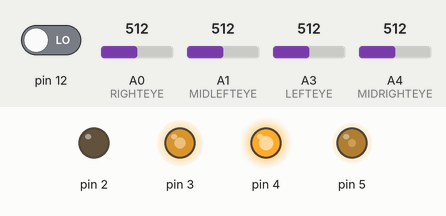
This sketch was run on a simulated Arduino Uno, built with avr-gcc and run on an emulated ATmega328P. Parts: output pins drawn as LEDs (lit = HIGH). The inputs (shaded band) are chosen by the test bench; at power-on: A1 (MIDLEFTEYE) = 512, A0 (RIGHTEYE) = 512, pin 12 LOW, A3 (LEFTEYE) = 512, A4 (MIDRIGHTEYE) = 512. What the sketch prints to the serial monitor is not drawn.

Above: at 1.2 s.
1.3 s: A1 (MIDLEFTEYE) set to 217
2.8 s: A1 (MIDLEFTEYE) set to 186
At 3.2 s:
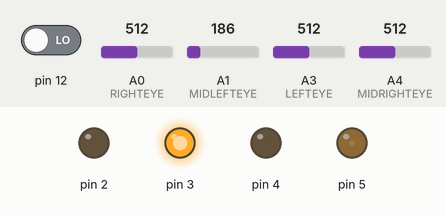
4.3 s: A0 (RIGHTEYE) set to 264
5.8 s: A0 (RIGHTEYE) set to 248
7.3 s: A0 (RIGHTEYE) set to 190
At 7.8 s:
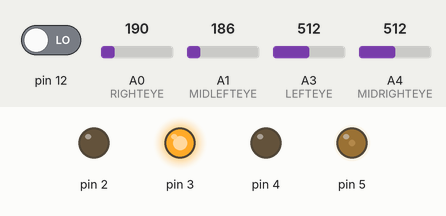
8.8 s: A0 (RIGHTEYE) set to 306
At 10.2 s:
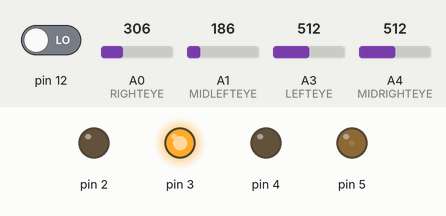
Timing chart, 0 to 11.3 s (numbered marks = the images above; inputs shaded):
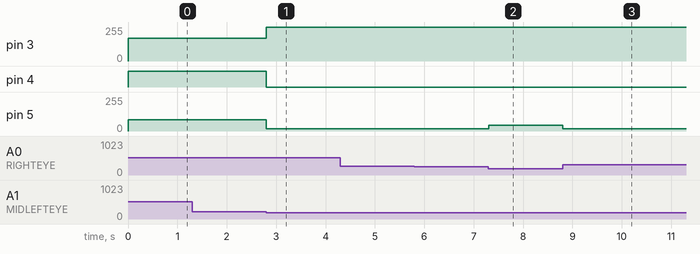

The sketch:

ptwa_nano_IR_Maze.ino
```cpp
/**
   慧燈2019PTWA軌道障礙賽基本程式
   使用4顆 Sharp IR GP2Y0A41SK0F 紅外線測距模組

*/

/*********************************************************************************
   感應器初始化區 sensor measurement
********************************************************************************/
#define RIGHTEYE A0
#define MIDLEFTEYE A1
#define MIDRIGHTEYE A4
#define LEFTEYE A3
const int RIGHT = 0, MID = 1, MIDLEFT = 1, MIDRIGHT = 2, LEFT = 3;
int sensorValue[4] = {0}; //RIGHT = 0, MID = 1, MIDLEFT = 1, MIDRIGHT = 2, LEFT = 3

/********************************************************************************
   車子規格區 car measurement
*******************************************************************************/
const int wd = 1070;//兩輪中心距離 in 1/100cm
const int carWidth = 1310; //車身寬度 in 1/100cm
const int carLen = 1180; //車身長度 in 1/100cm

/********************************************************************************
   速度、距離、PID 區
*******************************************************************************/


//vvvvvvvvvvvvvvvvvvvvvvvvvvvvvvvvvvvvvvvvv
//tP速度下的車子參數 分區
int tP = 170;//基本速度
const int turn90MS = 100;//轉90度所需時間
const int safeDistance = 1000; //車速=tP時，看到障礙物到完全煞停的所需距離 用safeDistTest()測,1/100 cm
const int turnSD = safeDistance + 300; //障礙物前煞停+轉90度， 用turnSDTest()測,1/100 cm
const int carVec = 5000;//車子以 tP 前進1秒的距離，1/100cm per second
//PID
const int pivot = 1700;//前進時要走在離牆多遠的線上 單位:1/100 cm, mm*10 cos(30)=0.866 cos(60)=0.5
float kP = 0.4;//正比於err造成的輪速改變 => 影響誤差反應幅度。通常是小數
float kD = 0.6;//誤差的微分
const int errMax = int(tP / kP *0.89); //0.89); //err上限，影響 tP 可變範圍，越大則 tP 可變範圍越大，則可做出越尖銳的轉彎
const int errDeadzone = 10; // 1/100 cm, 反應死區

//^^^^^^^^^^^^^^^^^^^^^^^^^^^^^^^^^^^^^^^^^^


/*
  //vvvvvvvvvvvvvvvvvvvvvvvvvvvvvvvvvvvvvvvvv
  //tP速度下的車子參數 分區
  int tP = 70;
  const int turn90MS = 410;//轉90度所需時間
  const int pivot = 1700;//前進時要走在離牆多遠的線上 單位:1/100 cm, mm*10 cos(30)=0.866 cos(60)=0.5
  float kP = 0.2;//正比於err造成的轉彎幅度
  float kD = 0;
  const int errMax = int(tP / kP / 1.2); //越小則轉彎半徑越大
  const int errDeadzone = 10; // 1/100 cm
  const int safeDistance = 500; //tp=時，看到障礙物到完全煞停的所需距離 用safeDistTest()測,1/100 cm
  const int turnSD = safeDistance + 300; //障礙物前煞停+轉90度， 用turnSDTest()測,1/100 cm
  const int carVec = 3000;//車子以 tP 前進1秒的距離，1/100cm per second
  //^^^^^^^^^^^^^^^^^^^^^^^^^^^^^^^^^^^^^^^^^^
*/

//PD初始化
int err = 0;//誤差
int lastErr = 0;//上迴圈的誤差
int deltaErr = 0;//本次與上次迴圈誤差的差值

/*********************************************************************************
  設定靠左/右牆區
  後續在程式中可以隨時切換，但是要注意
  1.不可以離要靠的那面牆太遠(<=pivot*1.5)
  2.紅外線如果朝超過3點鐘方向會造成迴轉
********************************************************************************/
//int FOLLOWWALL = LEFT;
int FOLLOWWALL = RIGHT;//設定靠左/右牆


/*********************************************************************************
  主程式從這裡開始會執行setup()一次，然後進loop()無限循環
 *********************************************************************************/

/**
 * 起始設定，讀第12隻腳決定開機後要沿哪一牆，HIGH=LEFT, LOW=RIGHT;
 */
void setup()
{
  Serial.begin(115200);
  pinMode(LEFTEYE, INPUT);
  pinMode(MIDLEFTEYE, INPUT);
  pinMode(RIGHTEYE, INPUT);
  pinMode(MIDRIGHTEYE, INPUT);
  pinMode(2, OUTPUT);
  pinMode(3, OUTPUT);
  pinMode(4, OUTPUT);
  pinMode(5, OUTPUT);

  (digitalRead(12) == 1) ? FOLLOWWALL = LEFT : FOLLOWWALL = RIGHT;
}

/**
 * 無限迴圈的主程式
 */
void loop()
{


  //motors(100, 100);//Leo on 20190729

  /*每次tP改變或是換車體時，請做以下測試，並將所得數值填入上方 【tP速度下的車子參數 分區】
     測試OKed
     turn90Test(280);
     safeDistTest(1000);
     turnSDTest(safeDistance + 300);
     carVecTest();//=500
     readSensors();//這兩行拿一個紙箱測試PID直到能沿邊繞
     moveForward();//這兩行拿一個紙箱測試PID直到能沿邊繞
  */


    readSensors();
    if ( isFrontWalled() && isRightWalled() ) {
      pingandLeftTurn90();
    }
    else if(!isRightWalled()){
      motorsMs(tP,0,30);//右邊沒牆，等輪子走到轉角
      while(!isRightWalled()) moveForward();
    }
    else {
      moveForward();
    }


  /**
    TODO 尚未完成
  */
  /*
    //靠牆走
    //如果遇到障礙物
    //切換到另一邊牆
    if (isPathForward()) {
    moveForward();
    }
    else {
    if (FOLLOWWALL == RIGHT) {
    brake();
    //turnLeft();
    shiftLaneTo(LEFT);
    FOLLOWWALL = LEFT;
    }
    else {
    brake();
    //turnRight();
    shiftLaneTo(RIGHT);
    FOLLOWWALL = RIGHT;
    }
    }
  */
}


//vvvvvvvvvvvvvvvvvvvvvvvvvvvvvvvvvvvvvvvvvvvvvvvvvvvvvvvvvvvvvvvvvvvvvvvvvvvvvvv
//以下是基本功能區，包含有 1.車子基本動作 2.馬達函數區 3.感測器區 4.車子檢測用函數區
//                       5.PID用函數區

/********************************************************************************
  1.車子基本動作區 movement functions
*******************************************************************************/

/**
 * 扶著牆往前走，使用前需呼叫 readSensors()
 */
void moveForward() //
{
  if (FOLLOWWALL == LEFT) {//左手法則
    err = pivot -  sensorValue[LEFT] ;
    err = crampErr(err);
    deltaErr = err -  lastErr;
    lastErr = err;
    motors(int(tP + err * kP + deltaErr * kD ), int(tP - err * kP - deltaErr * kD));
  }
  else if (FOLLOWWALL == RIGHT) { //右手法則
    err = pivot -  sensorValue[RIGHT];
    err = crampErr(err);
    deltaErr = err -  lastErr;
    lastErr = err;
    motors(int(tP - err * kP - deltaErr * kD), int(tP + err * kP + deltaErr * kD));
  }
}

/**
 * TODO 尚未完成 換跑道
 */
void shiftLaneTo(int LA)
{
  int a; (LA == LEFT) ? a = 1 : a = -1;
  int v = tP;
  motorsMs(-v * a, v * a, turn90MS / 2); //轉45度 cos(45) = 0.525
  motorsMs(v, v, pm2TimeMS(150));//前進 in 1/100cm
  motorsMs(v * a, -v * a, turn90MS / 1.25); //抵消慣性轉45度
  //brake();
}

/**
 * 往dir方向盲轉90度，dir=RIGHT或LEFT
 */
void turn90(int dir)
{
  int a;
  (dir == LEFT) ? a = 1 : a = -1;
  motorsMs(-a * tP, a * tP, turn90MS);
}

/**
 * 左轉90度，時間用盡 或 前面沒牆了 則停止
 */
void pingandLeftTurn90()
{
  int tt = turn90MS;
  //brake();
  readSensors();
  motors(-tP, tP);
  while (tt > 0 && isFrontWalled()) {
    tt -= 1;
    delay(1);
  }
}

/**
 * s in 1/100 cm 輸入距離s轉為以 carVec 前進所需ms
 * 輸出:ms
 */
int pm2TimeMS(int s) //
{
  float error = 200.0;//實測誤差約少20mm
  return int((s + error) / carVec * 1000 ) ;
}

/********************************************************************************
   2.馬達函數區 motor functions
*******************************************************************************/

/**
   motorsMs(左馬達出力, 右馬達出力, 持續毫秒數)
   函數執行完畢，馬達狀態會鎖住，除非呼叫其他馬達函數。
*/
void motorsMs(int L, int R, int ms) //驅動馬達(左馬達出力, 右馬達出力,持續ms)
{
  motors(L, R);
  delay(ms);
}

/**
   motors(左馬達出力, 右馬達出力)
   函數執行完畢，馬達狀態會鎖住，除非呼叫其他馬達函數。
*/
void motors(int L, int R) //驅動馬達(左馬達出力, 右馬達出力)
{
  /*
    Serial.print(L);
    Serial.print(" --- ");
    Serial.println(R);
  */
  int bias = 0;
  digitalWrite(4, L >= 0 ? 0 : 1);
  analogWrite(5, L >= 0 ? min(L, 255) : min(255 + L, 255));
  digitalWrite(2, R >= 0 ? 0 : 1);
  analogWrite(3, R >= 0 ? min(R - bias, 255) : min(255 + R - bias, 255));
}

/**
   馬達不出力，滑行n毫秒
*/
void coast(int n)//馬達滑行
{
  digitalWrite(2, 0);
  analogWrite(3, 0);
  digitalWrite(4, 0);
  analogWrite(5, 0);
  delay(n);
}

/*
   馬達煞停，會有立即的停頓感
*/
void brake() //馬達煞停
{
  digitalWrite(2, 1);
  analogWrite(3, 255);
  digitalWrite(4, 1);
  analogWrite(5, 255);
}

/*
  煞車後維持停止
 */
void stop()
{
  while(true) brake();
}


/*
  ABSStop(煞車持續時間)，輸入10的倍數
  持續點踩煞車一段時間，執行完不一定車子停止。
*/
void ABSStop(unsigned int ms) {
  int tt = 0;
  while (tt < ms) {
    brake();
    delayMicroseconds(9000);
    motors(0, 0);
    delayMicroseconds(1000);
    tt += 10;
  }
}
/*******************************************************************************
   3.感測器區 sensor functions
********************************************************************************/

/**
 * 讀所有感應器，讀完會儲存在sensorValue[RIGHT],sensorValue[MIDRIGHT],
 * sensorValue[MIDLEFT],sensorValue[LEFT]四個格子中
 */
void readSensors()
{
  sensorValue[RIGHT] = getDistanceCentCM((analogRead(RIGHTEYE) + analogRead(RIGHTEYE)) / 2);
  sensorValue[MIDRIGHT] = getDistanceCentCM((analogRead(MIDRIGHTEYE) + analogRead(MIDRIGHTEYE)) / 2);
  sensorValue[MIDLEFT] = getDistanceCentCM((analogRead(MIDLEFTEYE) + analogRead(MIDLEFTEYE)) / 2);
  sensorValue[LEFT] = getDistanceCentCM((analogRead(LEFTEYE) + analogRead(LEFTEYE)) / 2);
  Serial.print(sensorValue[LEFT]); Serial.print(",");
  Serial.print(sensorValue[MIDLEFT]); Serial.print(",");
  //Serial.print(sensorValue[MIDRIGHT]); Serial.print(",");
  Serial.println(sensorValue[RIGHT]);

}

/**
 * 讀一次右眼，判斷右邊有牆嗎?判斷條件:sensorValue[RIGHT] < pivot * 1.5
 * 輸出: 有牆=true, 沒牆=false
 */
bool isRightWalled()  //
{
  sensorValue[RIGHT] = getDistanceCentCM(analogRead(RIGHTEYE));
  if (sensorValue[RIGHT] < pivot * 1.2) return true;
  else return false;
}

/**
 * 讀一次前眼，判斷前面有牆嗎?判斷條件:sensorValue[MIDLEFT] <= turnSD
 * 輸出: 有牆=true, 沒牆=false
 */
bool isFrontWalled()  //
{
  sensorValue[MIDLEFT] = getDistanceCentCM(analogRead(MIDLEFTEYE));
  if (sensorValue[MIDLEFT] <= turnSD) return true;
  else return false;
}

/**
 * 紅外線伏特換算成距離，單位為1/100公分
 * reference: https://github.com/jeroendoggen/Arduino-distance-sensor-library
 */
int getDistanceCentCM(int v)
{
  int adcValue = v;
  if (adcValue > 600)                             // lower boundary: 4 cm (3 cm means under the boundary)
  {
    return (3 * 100);
  }

  if (adcValue < 80 )                             //upper boundary: 36 cm (returning 37 means over the boundary)
  {
    return (37 * 100);
  }

  else
  {
    //return (1 / (0.000413153 * adcValue - 0.0055266887))*100;
    return (1 / (0.000413153 * adcValue - 0.0055266887)) * 100;
  }
}


/*****************************************************************
   4.車子檢測用函數區
 *****************************************************************/

/**
 * 測試PWM功能是否正常
 */
void pwmTest()
{
  for (int i = 0; i <= 200; i += 10) {
    motorsMs(i, i, 1000);
    brake();
  }
}

/**
 * 車子在dd距離時開始煞車，用來取得safeDistance
 */
void safeDistTest(int dd)
{
  readSensors();
  if (sensorValue[MID] <= dd ) stop();
  else motors(tP, tP);
}

/*
車子在ss距離時開始煞停+轉90度，用來取得turnSD
 */
void turnSDTest(int ss)
{
  readSensors();
  if (sensorValue[MID] <= ss)
  {
    motorsMs(-tP, tP, turn90MS); //左轉90
    stop();
  }
  else {
    motors(tP, tP);
  }
}

/*
車子持續迴轉 ms 後停止，用以取得迴轉90度時間
 */
void turn90Test(int ms)
{
  motorsMs(-tP, tP, ms);
  stop();
}

/*
測車子每秒能走多遠
 */
void carVecTest()
{
  motorsMs(tP, tP, 1000);
  stop();
}


/*****************************************************************
   5.PID用函數區
 *****************************************************************/
int crampErr(int err) //限制err的上下限   reference 龍華科技大學第五代迷宮電腦鼠論文
{
  if (err > errDeadzone) {
    err -= errDeadzone;
    err = min(errMax, err);
  }
  else if (err < -errDeadzone) {
    err += errDeadzone;
    err = max(-errMax, err);
  }
  else err = 0;
  return err;
}
```

Measured:
- the behaviour switches between 200 and 199 on A1 (MIDLEFTEYE) (found by bisection; images 0 and 1)
- after the input at 2.8 s, pin 3: 170/255 → 255/255 at once; pin 4: HIGH → LOW at once; pin 5: 85/255 → 18/255 at once
- after the input at 7.3 s, pin 5: 18/255 → 42/255 at once
- after the input at 8.8 s, pin 5: 42/255 → 18/255 at once
